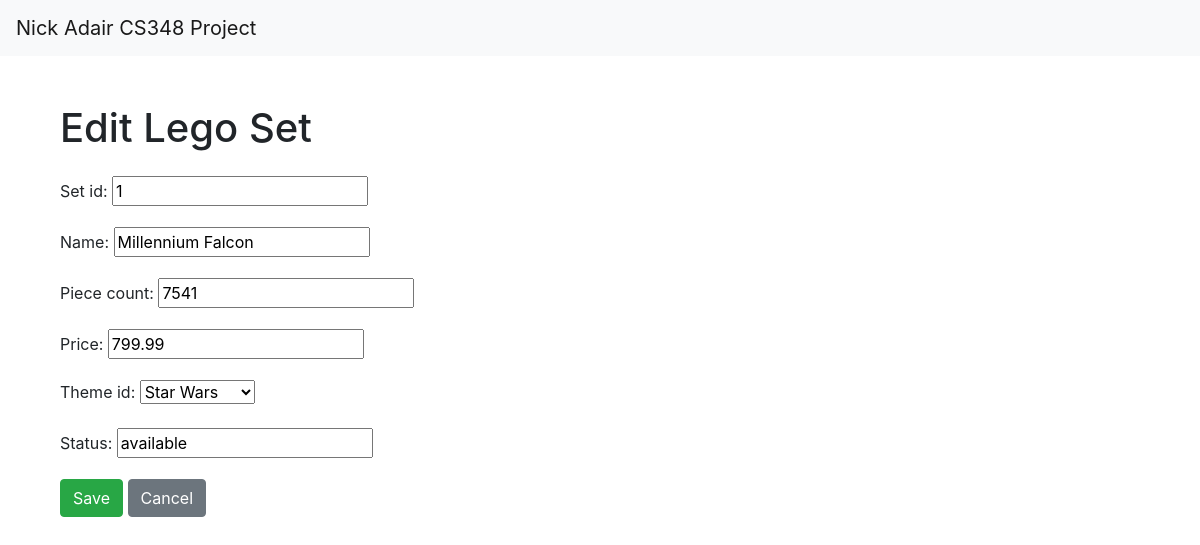
/sets/edit/1/, run on an earlier commit of the app's database.
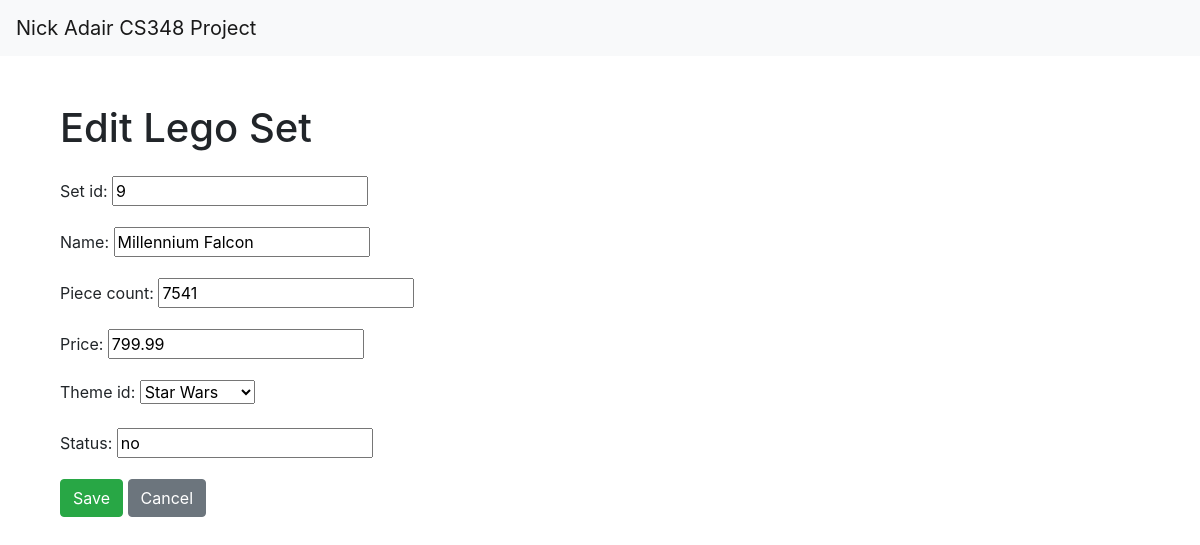
And on a later commit of the database.
### myapp/models.py (models this page shows, shortened)
class LegoSet(models.Model):
    set_id = models.IntegerField()
    name = models.CharField(max_length=500)
    piece_count = models.IntegerField()
    price = models.FloatField()
    theme_id = models.ForeignKey(Theme, on_delete=models.CASCADE)
    status = models.CharField(max_length=250)

### myapp/views.py (the view)
# urls.py: path('sets/edit/<int:set_id>/', views.set_update, name='set_update'),
def set_update(request, set_id):
    lego_set = get_object_or_404(LegoSet, pk=set_id)
    if request.method == 'POST':
        form = LegoSetForm(request.POST, instance=lego_set)
        if form.is_valid():
            form.save()
            return redirect('sets')
    else:
        form = LegoSetForm(instance=lego_set)
    return render(request, 'set_form.html', {'form': form})

### myapp/forms.py
class LegoSetForm(forms.ModelForm):
    class Meta:
        model = LegoSet
        fields = ['set_id', 'name', 'piece_count', 'price', 'theme_id', 'status']

### myapp/models.py (called while the page is built)
    def __str__(self):
        return self.theme_name

### myapp/templates/set_form.html (shortened to what this page needs)
{% extends 'base.html' %}
{% block content %}
<div class="container mt-5">
  <h1 class="mb-4">{{ form.instance.pk|yesno:"Edit Lego Set,Add Lego Set" }}</h1>
  <form method="post">
    {{ form.as_p }}
    <button type="submit" class="btn btn-success">Save</button>
    <a href="{% url 'sets' %}" class="btn btn-secondary">Cancel</a>
  </form>
</div>
{% endblock %}

What changed in the data, as far as the page shows it:
changed LegoSet "Edit Lego Set": set_id "1" → "9"; status "available" → "no"
